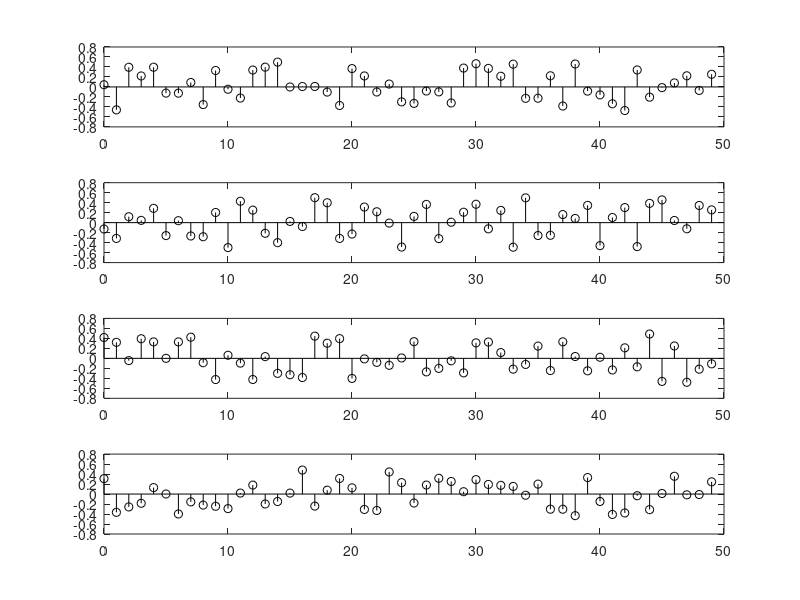

MATLAB code to generate this figure:
x = zeros(4, 50); % Preallocate x with dimensions 4x50
for n = 1:4
    x(n, :) = rand(1, 50) - 0.5; % Generate random values and assign to x
end

m = 0:49; % Generate x-axis values
for i = 1:4
    subplot(4, 1, i); % Create subplot (4 rows, 1 column, index i)
    stem(m, x(i, :), 'k'); % Plot the data using a stem plot in black ('k')
end